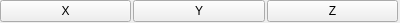
<?xml version="1.0" encoding="UTF-8"?>
<ui version="4.0">
 <class>AxisesEdit</class>
 <widget class="LegacyPropertyEdit" name="AxisesEdit">
  <property name="geometry">
   <rect>
    <x>0</x>
    <y>0</y>
    <width>400</width>
    <height>23</height>
   </rect>
  </property>
  <layout class="QHBoxLayout" name="horizontalLayout">
   <property name="spacing">
    <number>2</number>
   </property>
   <property name="leftMargin">
    <number>0</number>
   </property>
   <property name="topMargin">
    <number>0</number>
   </property>
   <property name="rightMargin">
    <number>2</number>
   </property>
   <property name="bottomMargin">
    <number>0</number>
   </property>
   <item>
    <widget class="QPushButton" name="x">
     <property name="text">
      <string notr="true">X</string>
     </property>
     <property name="checkable">
      <bool>true</bool>
     </property>
    </widget>
   </item>
   <item>
    <widget class="QPushButton" name="y">
     <property name="text">
      <string notr="true">Y</string>
     </property>
     <property name="checkable">
      <bool>true</bool>
     </property>
    </widget>
   </item>
   <item>
    <widget class="QPushButton" name="z">
     <property name="text">
      <string notr="true">Z</string>
     </property>
     <property name="checkable">
      <bool>true</bool>
     </property>
    </widget>
   </item>
  </layout>
 </widget>
 <customwidgets>
  <customwidget>
   <class>LegacyPropertyEdit</class>
   <extends>QWidget</extends>
   <header>editor/legacypropertyedit.h</header>
   <container>1</container>
  </customwidget>
 </customwidgets>
 <resources/>
 <connections/>
</ui>
